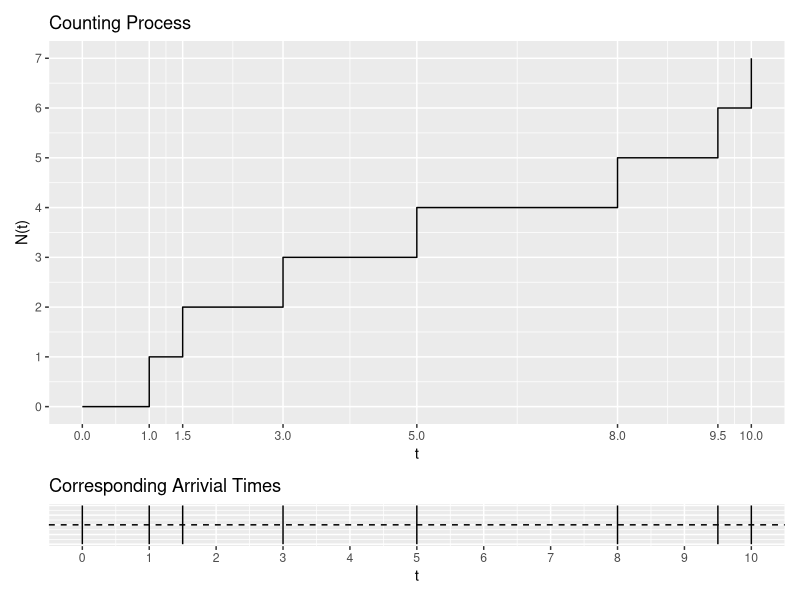
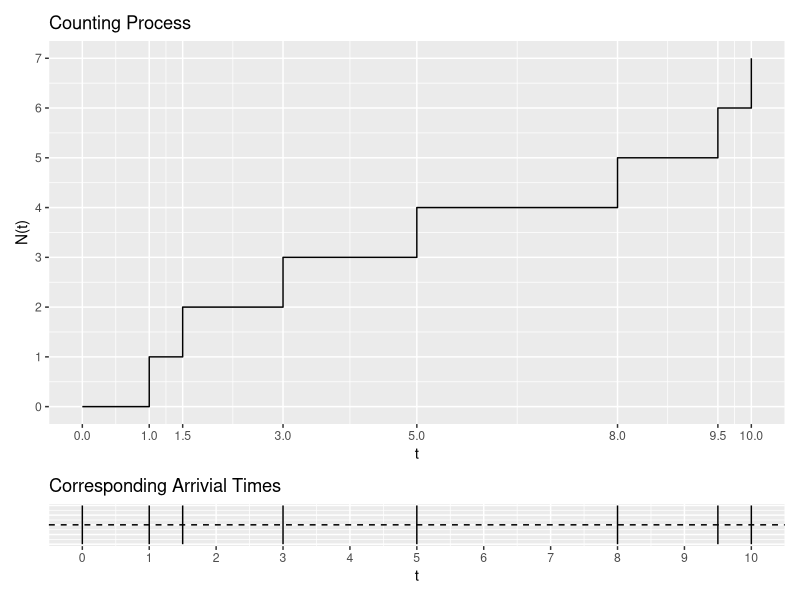

These figures' R source, in order:
## ---- chunk 1
library(tidyverse)
library(ggplot2)
library(patchwork)
## ---- chunk 2
# Create data
X = c(0, 1, 1.5, 3, 5, 8, 9.5, 10)
## ---- chunk 3
# Create dataframes
df_Counting = tibble(
  x = X, 
  y = 0:(length(X) - 1) #1:(length(X)) #
)

# # Can probably delete
# df_Counting <- df_Counting %>% add_column(
#   t_fix = c(0, rep(2, length(df_Counting$x) - 1)) # so that no point at t = 0
#   #t_fix = rep(2, length(df_HPP$x))
# ) 
## ---- chunk 4
# Plot Counting Process
p_Counting <- ggplot(data=df_Counting, mapping=aes(x=x, y=y)) +
  geom_step() + 
  labs(title = "Counting Process", 
       x = "t", 
       y = "N(t)") +
  scale_x_continuous(limits = c(0, 10), breaks = df_Counting$x) + 
  scale_y_continuous(limits = c(0, length(df_Counting$x) - 1), breaks = seq(0, 10, by = 1))
#p_Counting
## ---- chunk 5
# Plot Corresponding Arrivial Times
p_Counting_time <- ggplot(data=df_Counting, mapping=aes(x=x, ymin = -0.5, ymax = 0.5)) +
  geom_linerange() + 
  geom_hline(aes(yintercept = 0), linetype = "dashed") + 
  labs(title = "Corresponding Arrivial Times", 
       x = "t", 
       y = "") + 
  scale_x_continuous(limits = c(0, 10), breaks = seq(0, 10, by = 1)) + 
  theme(axis.text.y=element_blank(), axis.ticks.y=element_blank())
#p_Counting_time
## ---- chunk 6
# Combine plots
# require(gridExtra)
# grid.arrange(p_Counting, p_Counting_time)
p_Counting / p_Counting_time + plot_layout(heights = c(0.9, 0.1))
## ---- chunk 7
# Save output and adjust size
png(file = '/Users/franceslinyc/Hawkes-Process-2021/results/plot_1D_Counting.png', width = 450*2, height = 450*0.8)
p_Counting / p_Counting_time + plot_layout(heights = c(0.9, 0.1))
